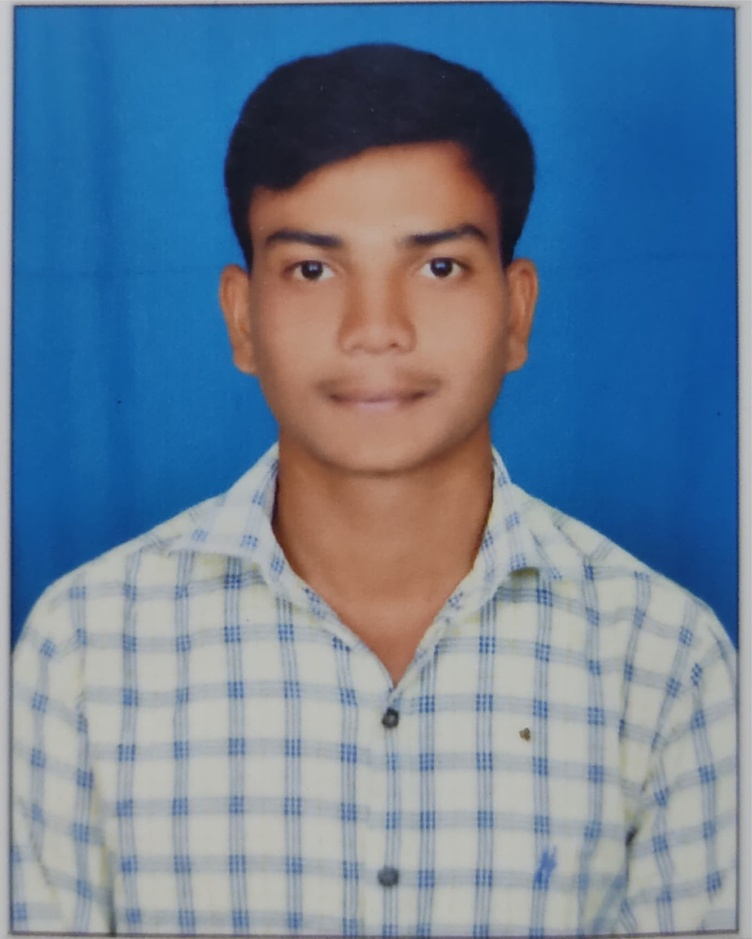
#> input picture uday.jpg, 752 x 939 px, shrunk from 1654 x 2065 before the run
$ python exp7.py
#> lines starting #> are read from the running program, lines starting #| are printed output that depends on the picture; after the words box and inside, x2 and y2 are one past the last pixel; in counts of white or black regions, pixels touching at a corner belong together
import cv2

img = cv2.imread('uday.jpg')
#> img is the input picture: shape (939, 752, 3); mean B, G, R 150.6, 127.6, 105.6
grayImg = cv2.cvtColor(img,cv2.COLOR_BGR2GRAY)
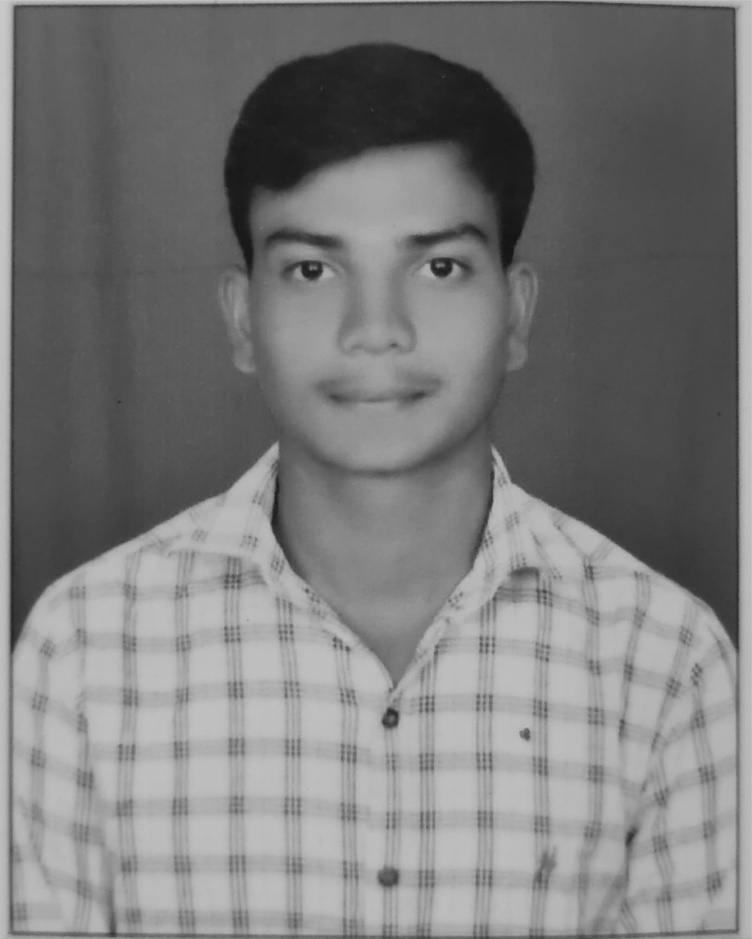
#> grayImg: shape (939, 752); min 16, max 206, mean 123.6
gaussBlur = cv2.GaussianBlur(grayImg,(21,21),0)
thresholdImg = cv2.threshold(grayImg,150,255,cv2.THRESH_BINARY)[1]
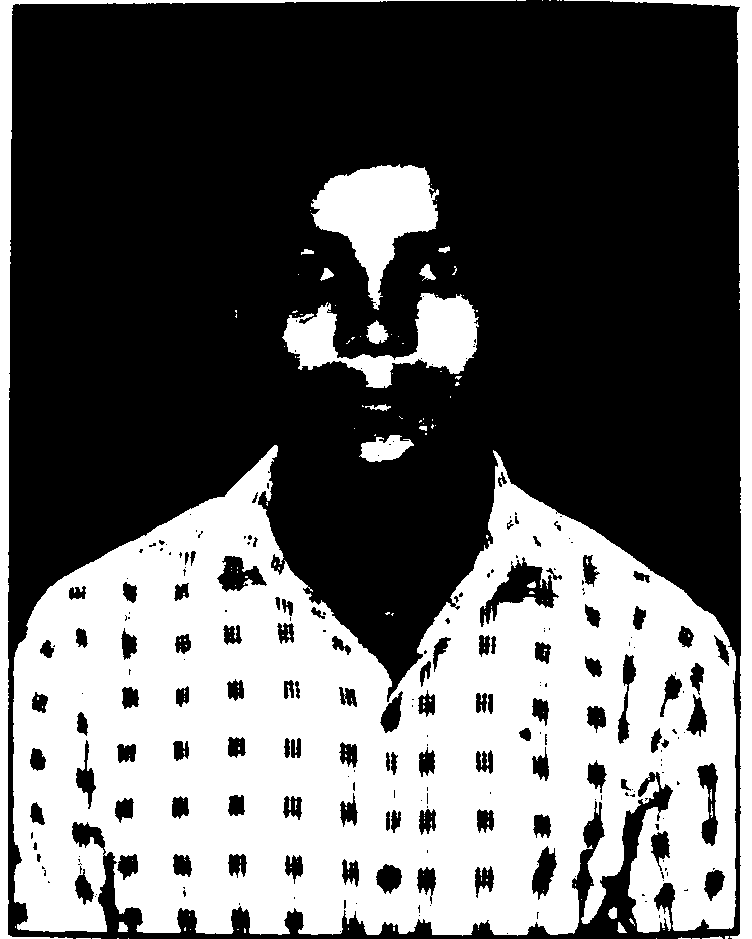
#> thresholdImg: shape (939, 752); 38.4% white; 164 white regions (144 under 20 px), largest, box (x1, y1, x2, y2) and area: (13, 445, 736, 936) 229271, (564, 0, 752, 939) 12112, (0, 0, 516, 939) 10313
cv2.imwrite('threshold.jpg',thresholdImg)
